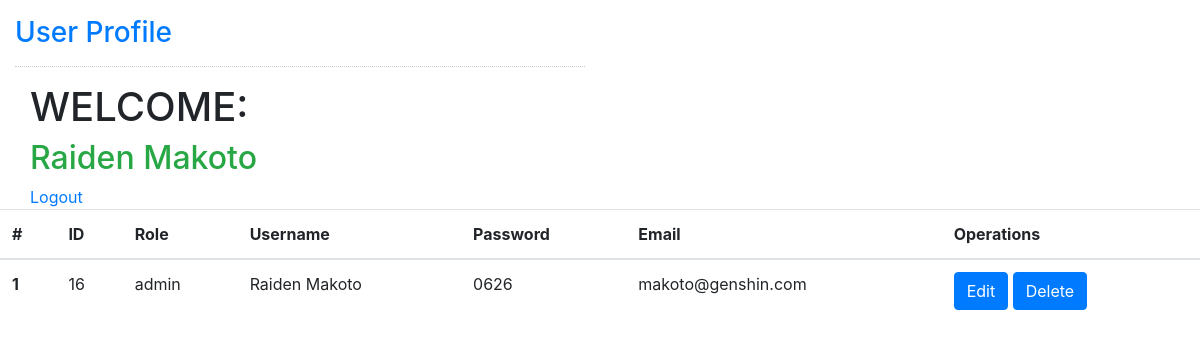
The page /FYP/userProfile.php (signed in) on the database its author committed.
### tables this page shows
CREATE TABLE IF NOT EXISTS `users` (
  `id` int NOT NULL AUTO_INCREMENT,
  `role` enum('member','teacher','committee','admin') NOT NULL,
  `username` varchar(50) NOT NULL,
  `password` varchar(50) NOT NULL,
  `email` varchar(50) NOT NULL,
  PRIMARY KEY (`id`)
);

### FYP/userProfile.php (the view, shortened to what this page needs)
<!DOCTYPE html>
<?php
include ('includes/database.php');
?>
<html lang="en">
	<head>
        <link rel="stylesheet" href="https://cdn.jsdelivr.net/npm/bootstrap@4.6.1/dist/css/bootstrap.min.css">
	</head>
<body>
	<nav class="navbar navbar-default">
	</nav>
	<div class="col-md-6 well">
		<h3 class="text-primary">User Profile</h3>
		<hr style="border-top:1px dotted #ccc;"/>
		<div class="col-md-6">
			<h1>WELCOME:</h1>
			<?php echo "<h2 class='text-success'>".$_SESSION['username']."</h2>"; ?>
			<a href="logout.php">Logout</a>
		</div>
	</div>
    <table class="table">
        <thead>
            <tr>
                <th scope="col">#</th>
                <th scope="col">ID</th>
                <th scope="col">Role</th>
                <th scope="col">Username</th>
                <th scope="col">Password</th>
                <th scope="col">Email</th>
                <th scope="col">Operations</th>
            </tr>
        </thead>
        <tbody>
            <?php
            $id = intval($_SESSION["id"]);
            $sql = "SELECT * FROM users WHERE id='$id'";
            $result = mysqli_query($conn, $sql);
            $counter = 1;
            while($row = mysqli_fetch_assoc($result)) {
            ?>
            <tr>
                <th scope="row"><?php echo $counter++; ?></th>
                <td><?php echo $row["id"]; ?></td>
                <td><?php echo $row["role"]; ?></td>
                <td><?php echo $row["username"] ?></td>
                <td><?php echo $row["password"]; ?></td>
                <td><?php echo $row["email"]; ?></td>
                <td>
                    <a href="editprofile.php?id=<?php echo $row["id"]; ?>" class="btn btn-primary">Edit</a>
                    <a href="deleteProfile.php?id=<?php echo $row["id"]; ?>" class="btn btn-primary">Delete</a>
                </td>
            </tr>
            <?php } ?>
        </tbody>
        </table>
  </body>
</html>
</body>
</html>

### rows shown on the page
users: id "16", role "admin", username "Raiden Makoto", password "0626", email "makoto@genshin.com"

### other values the page prints
$_SESSION['username'] "Raiden Makoto"
